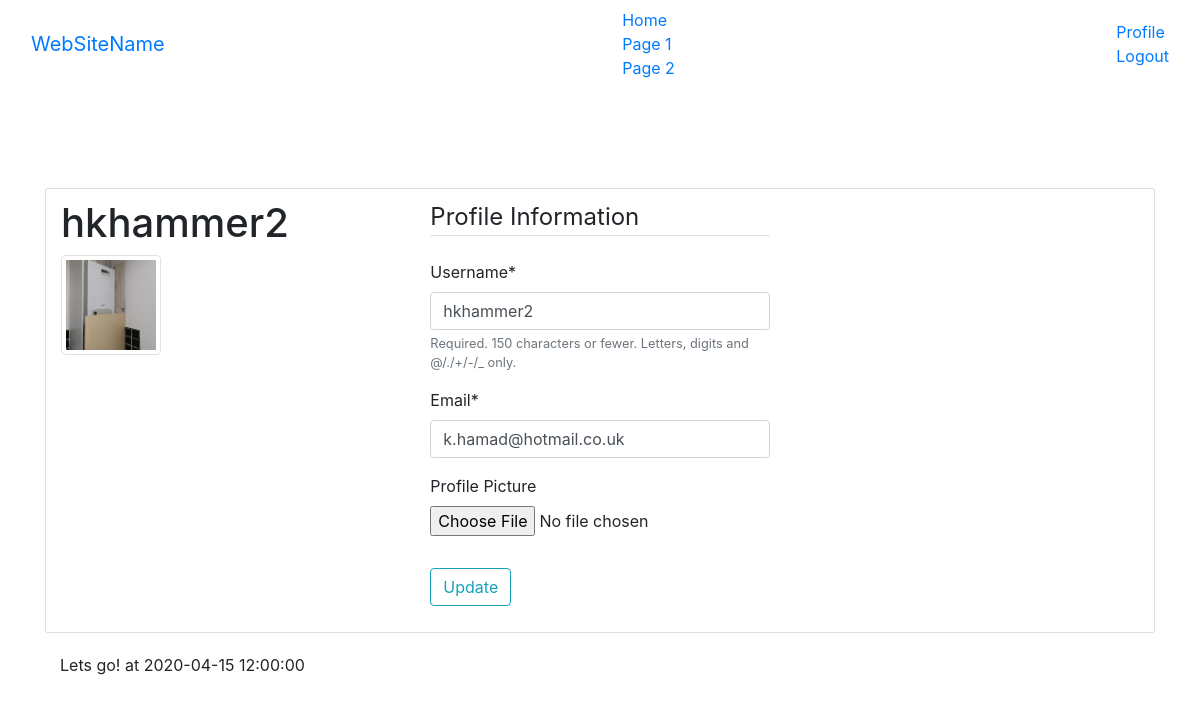
Before: /profile/ (signed in) with the older database file.
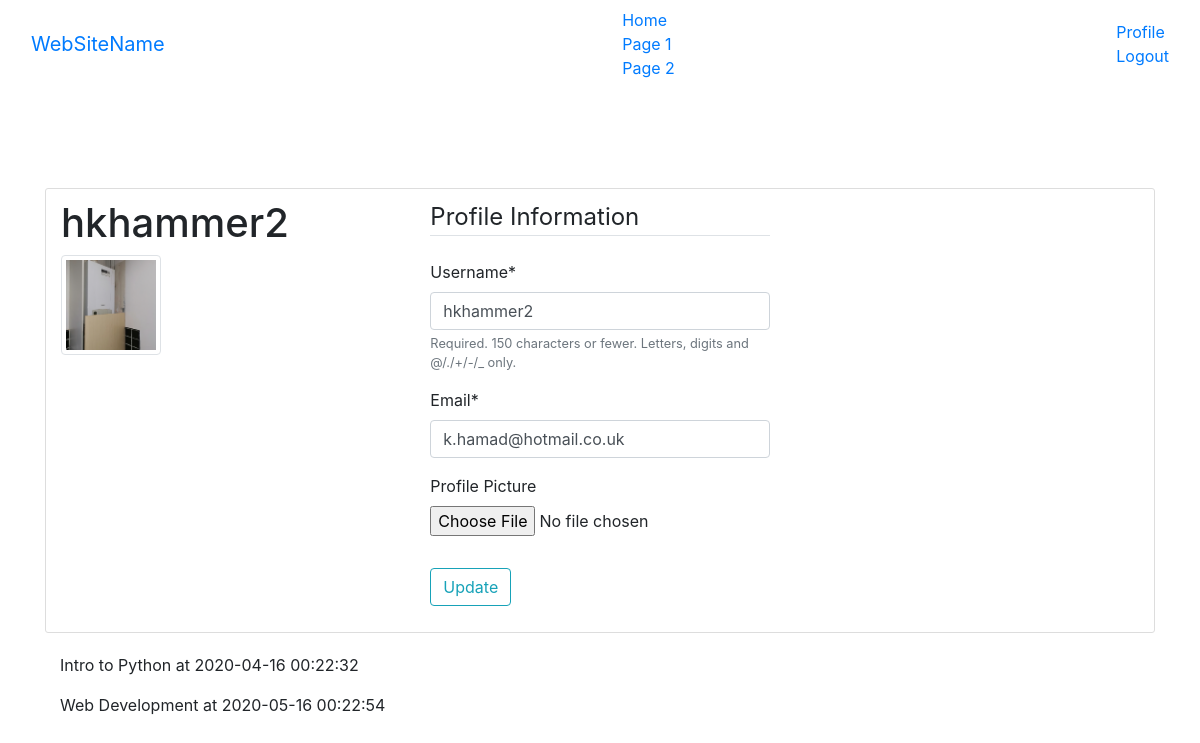
After: the same page with the newer database file.
### Bookings/models.py (models this page shows, shortened)
class Booking(models.Model):
    individualsession = models.ForeignKey(IndividualSession, on_delete = models.CASCADE, null = True)
    additionalrequirements = models.TextField()
    user = models.ForeignKey(User, on_delete=models.CASCADE) # one to one relationship with a user

class IndividualSession(models.Model):
    sessiontime = models.DateTimeField()
    session = models.ForeignKey(Session, on_delete = models.CASCADE)
    isbooked = models.BooleanField(default=False)
    def __str__(self):
        return f'{self.session.title} at {self.sessiontime}'

class Session(models.Model):
    skill = models.CharField(max_length = 100)
    description = models.TextField()
    spaces = models.IntegerField()
    title = models.CharField(max_length = 100)
    company = models.CharField(max_length = 100)
    teacher = models.ForeignKey(User, on_delete=models.CASCADE, default = 2) # foreign key user THIS WILL BE DELETED BECAUSE SESSION FK GOES IN USER

### users/views.py (the view)
# urls.py: path('profile/', user_views.profile, name='profile'),
@login_required  #login decorator user must be logged in to view this page , this is the reason we dont pass user data as a user must be logged in
def profile(request):
    if request.user.profile.is_teacher:
        return redirect("teacherprofile")
    if request.method == "POST":
        u_form = UserUpdateForm(request.POST, instance=request.user) # pass in current users info to the forms
        p_form = ProfileUpdateForm(request.POST,
                                   request.FILES,
                                   instance=request.user.profile)
        if u_form.is_valid() and p_form.is_valid():
            u_form.save()
            p_form.save()
            messages.success(request, f'Account Updated Successfully') # pop up message for user
            return redirect("profile")
    else:
        u_form = UserUpdateForm(instance=request.user) # pass in current users info to the forms
        p_form = ProfileUpdateForm(instance=request.user.profile)
    context = {
        'u_form': u_form,
        'p_form': p_form,
        'bookings': Booking.objects.all().filter(user = request.user, individualsession__sessiontime__gt = tmrtime)
     }
    return render(request, 'users/profile.html', context)

### users/forms.py
class UserUpdateForm(forms.ModelForm):
    email = forms.EmailField()
    class Meta:
        model = User
        fields = ['username', 'email']

class ProfileUpdateForm(forms.ModelForm):
    image = forms.ImageField(label=('Profile Picture'),required=False, widget=forms.FileInput)
    class Meta:
        model = Profile
        fields = ['image']

### users/templates/users/profile.html (shortened to what this page needs)
{% extends "Bookings/base.html" %}
{% load crispy_forms_tags %}
{% block content %}
<div class = "container content-section">
    <div class = "row">
        <div class = "col col-md-4">
            <h1>{{ user.username }}</h1>
            <img class="img-fluid img-thumbnail" src="{{ user.profile.image.url }}" alt="" height="100" width="100">
        </div>
        <div class = "col col-sm-4">
            <form method="POST" enctype="multipart/form-data">
                <fieldset class = 'form-group'>
                    <legend class = "border-bottom mb-4">Profile Information</legend>
                    {{ u_form|crispy }}
                    {{ p_form|crispy }}
                </fieldset>
                <div class = "form-group">
                    <button class = "btn btn-outline-info" type = "submit">Update</button>
                </div>
            </form>
        </div>
    </div>
</div>
<div class = "container">
    {% for booking in bookings %}
        <p>{{ booking.individualsession }} </p>
    {% endfor %}
</div>
{% endblock %}

Changed rows visible on the page:
removed Booking: individualsession "Lets go! at 2020-04-15 12:00:00"
added Booking: individualsession "Intro to Python at 2020-04-16 00:22:32"
added Booking: individualsession "Web Development at 2020-05-16 00:22:54"
